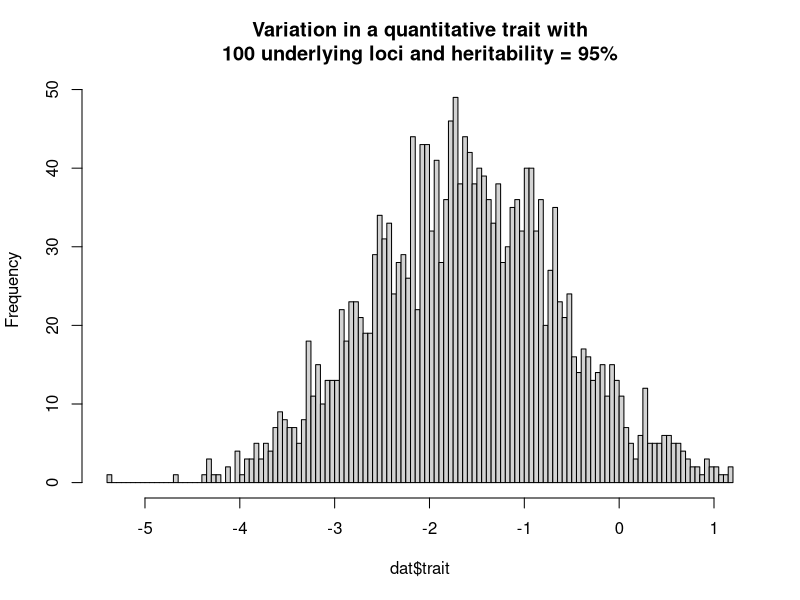

Write the R code that produced this figure.
##################################################################################################
# The aim of this simulation is to give you a sense for how the complex trait model works,       #
# that is, how the small effects of a large number of discrete factors such as genetic variants  #
# - plus the effect of the environment - can combine to produce smooth, normally distributed     #
# quantitative variation.                                                                        #
##################################################################################################

# This script simulates data similar to that in Figure 11.1 of
# Conservation and the Genomics of Populations (3rd edn), 
# https://doi.org/10.1093/oso/9780198856566.003.0011
# "Simulated distributions of phenotypes resulting from one, four, and 10 loci, 
# all with VA = 1 and VE = 0.05 showing how relatively few loci and a small 
# amount of environmental variance can generate an approximately normal distribution
# of phenotypes within a population. From Coop (2019)."


# Clear objects from memory
rm(list = ls())

# Choose the characteristics of the simulated data:

# No of individuals
n <- 2000

# No of SNP loci
n.loci <- 100

# Allele frequencies are drawn from a uniform distribution
q <- runif(n.loci)
p <- 1 - q
p

# Now we choose the effect of each locus on the trait

# Assume that the loci have different effects on the trait, could be 
# positive or negative
loci.effects <- rnorm(n.loci, sd = sqrt(3/n.loci))
loci.effects

# I've set up the simulation to give additive genetic variance Va = 1,
# on average (although the actual Va could be randomly quite different 
# for very small number of loci - try for yourself).

# Set "expected Va":
Va.exp  <- 1

# Now choose the environmental variance
Ve <- 0.05

# Trait (narrow sense) heritability, Hn, is therefore 
# expected to be
Hn.exp <- Va.exp / (Va.exp + Ve)
Hn.exp

# ...we can check whether Hn matches this expectation once we've simulated the data

# Simulate the genotypes as the number of "effect" alleles carried by each individual,
# so every column is a locus, with values of 0, 1 or 2 effect alleles:
dat <- 
  data.frame(sapply(1:n.loci, function(i) {
    geno.freq <- c(p[i]^2, 2*p[i]*q[i], q[i]^2) # genotype frequencies assuming HWE
    sample(0:2, n, replace = TRUE, prob = geno.freq)
  }))
head(dat)


# We can now calculate the effect of the loci on the trait for each individual
# by multiplying the number of effect alleles carried...
# (e.g. here's the first individual)
dat[1, ]
# ...by the effect for each locus
dat[1, ] * loci.effects
# and then summing across loci
sum(dat[1, ] * loci.effects)

# ...this was just for illustration, the following line does this for all individuals:
dat$genetic.effect <- (as.matrix(dat) %*% loci.effects)[, 1]

# We now have a column of genetic effects for each individual
dat$genetic.effect
head(dat)

# Check that the effect on the trait for individual 1 is the same as the value we 
# just calculated:
sum(dat[1, 1:n.loci] * loci.effects)
dat$genetic.effect[1]

# Add environmental variation to the data frame, using the value for Ve we set above:
dat$environment.effect <- rnorm(n, sd = sqrt(Ve))
head(dat)

# Sum the genetic and environmental effects to get the trait value
dat$trait <- dat$genetic.effect + dat$environment.effect
head(dat)

# calculate Va, Ve, and Hn
Va <- var(dat$genetic.effect)
Ve <- var(dat$environment.effect)
Vp <- Va + Ve
Hn <- Va/Vp
Hn

# Check that the expected Hn is the close to realised Hn (for small numbers of loci, 
# n.loci < 10, they could be quite different)
Hn.exp
Hn
p

# Look at the trait distribution. Can you produce something similar to Figure 11.1?
hist(dat$trait, breaks = max(10, n/20), 
     main = paste0("Variation in a quantitative trait with\n", n.loci, " underlying loci ", 
                   "and heritability = ", round(100*Hn), "%"))

